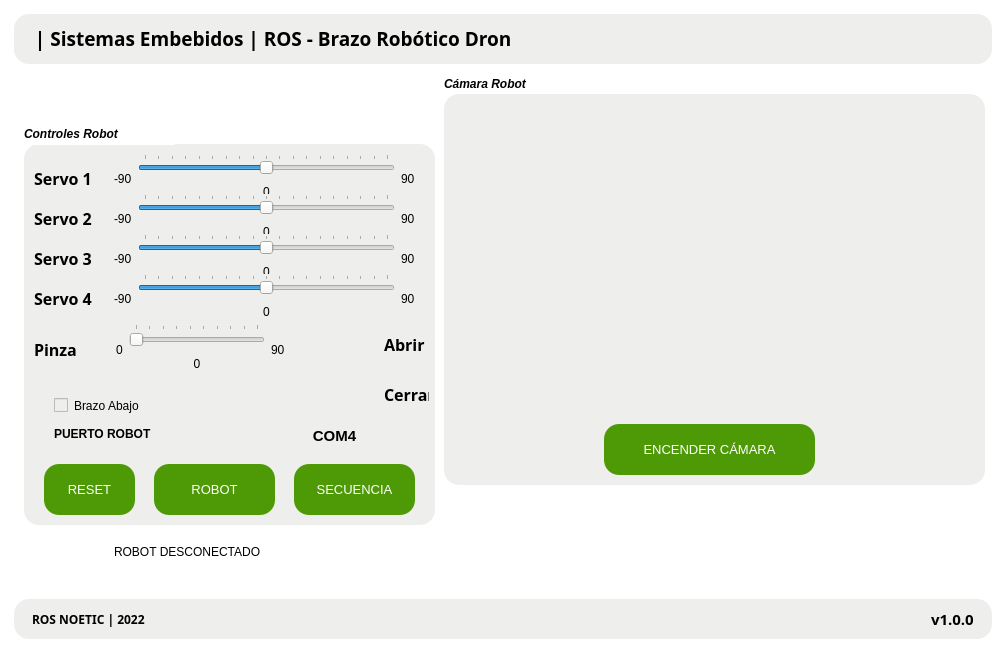
<?xml version="1.0" encoding="UTF-8"?>
<ui version="4.0">
 <class>MainWindow</class>
 <widget class="QMainWindow" name="MainWindow">
  <property name="geometry">
   <rect>
    <x>0</x>
    <y>0</y>
    <width>1006</width>
    <height>653</height>
   </rect>
  </property>
  <property name="windowTitle">
   <string>MainWindow</string>
  </property>
  <property name="windowIcon">
   <iconset>
    <normaloff>../iconos/iconoApp.ico</normaloff>../iconos/iconoApp.ico</iconset>
  </property>
  <property name="styleSheet">
   <string notr="true">*{

border-radius: 16px;


 fond : {
        family : &quot;Segoe UI&quot;,
        
    }





}








</string>
  </property>
  <widget class="QWidget" name="centralwidget">
   <property name="styleSheet">
    <string notr="true">background-color:#fff;</string>
   </property>
   <layout class="QHBoxLayout" name="horizontalLayout">
    <item>
     <widget class="QFrame" name="main">
      <property name="styleSheet">
       <string notr="true"> border-radius: 15px;


</string>
      </property>
      <property name="frameShape">
       <enum>QFrame::StyledPanel</enum>
      </property>
      <property name="frameShadow">
       <enum>QFrame::Raised</enum>
      </property>
      <layout class="QVBoxLayout" name="verticalLayout">
       <property name="spacing">
        <number>0</number>
       </property>
       <property name="leftMargin">
        <number>5</number>
       </property>
       <property name="topMargin">
        <number>5</number>
       </property>
       <property name="rightMargin">
        <number>5</number>
       </property>
       <property name="bottomMargin">
        <number>5</number>
       </property>
       <item alignment="Qt::AlignVCenter">
        <widget class="QFrame" name="header">
         <property name="styleSheet">
          <string notr="true">background-color: rgb(238, 238, 236);
color: rgb(0,0,0);</string>
         </property>
         <property name="frameShape">
          <enum>QFrame::StyledPanel</enum>
         </property>
         <property name="frameShadow">
          <enum>QFrame::Raised</enum>
         </property>
         <layout class="QHBoxLayout" name="horizontalLayout_2">
          <property name="spacing">
           <number>0</number>
          </property>
          <property name="leftMargin">
           <number>0</number>
          </property>
          <item alignment="Qt::AlignLeft|Qt::AlignVCenter">
           <widget class="QFrame" name="frame_3">
            <property name="frameShape">
             <enum>QFrame::StyledPanel</enum>
            </property>
            <property name="frameShadow">
             <enum>QFrame::Raised</enum>
            </property>
            <layout class="QHBoxLayout" name="horizontalLayout_6">
             <property name="spacing">
              <number>0</number>
             </property>
             <property name="topMargin">
              <number>0</number>
             </property>
             <property name="bottomMargin">
              <number>0</number>
             </property>
             <item alignment="Qt::AlignVCenter">
              <widget class="QLabel" name="label_2">
               <property name="enabled">
                <bool>true</bool>
               </property>
               <property name="sizePolicy">
                <sizepolicy hsizetype="Preferred" vsizetype="Minimum">
                 <horstretch>0</horstretch>
                 <verstretch>0</verstretch>
                </sizepolicy>
               </property>
               <property name="lineWidth">
                <number>0</number>
               </property>
               <property name="text">
                <string/>
               </property>
               <property name="pixmap">
                <pixmap>../iconos/ic_brazo.png</pixmap>
               </property>
               <property name="scaledContents">
                <bool>true</bool>
               </property>
              </widget>
             </item>
             <item alignment="Qt::AlignVCenter">
              <widget class="QLabel" name="label">
               <property name="font">
                <font>
                 <family>Ubuntu Condensed</family>
                 <pointsize>14</pointsize>
                 <weight>75</weight>
                 <bold>true</bold>
                </font>
               </property>
               <property name="text">
                <string> | Sistemas Embebidos | ROS - Brazo Robótico Dron</string>
               </property>
              </widget>
             </item>
            </layout>
           </widget>
          </item>
          <item alignment="Qt::AlignRight|Qt::AlignVCenter">
           <widget class="QFrame" name="frame">
            <property name="frameShape">
             <enum>QFrame::StyledPanel</enum>
            </property>
            <property name="frameShadow">
             <enum>QFrame::Raised</enum>
            </property>
            <layout class="QHBoxLayout" name="horizontalLayout_4">
             <item>
              <widget class="QPushButton" name="btnMinimizar">
               <property name="toolTip">
                <string>&lt;html&gt;&lt;head/&gt;&lt;body&gt;&lt;p align=&quot;center&quot;&gt;&lt;br/&gt;&lt;/p&gt;&lt;/body&gt;&lt;/html&gt;</string>
               </property>
               <property name="text">
                <string/>
               </property>
               <property name="icon">
                <iconset>
                 <normaloff>../iconos/icon_minimize.svg</normaloff>../iconos/icon_minimize.svg</iconset>
               </property>
               <property name="iconSize">
                <size>
                 <width>25</width>
                 <height>25</height>
                </size>
               </property>
              </widget>
             </item>
             <item>
              <widget class="QPushButton" name="btnExit">
               <property name="text">
                <string/>
               </property>
               <property name="icon">
                <iconset>
                 <normaloff>../iconos/icon_close.svg</normaloff>../iconos/icon_close.svg</iconset>
               </property>
               <property name="iconSize">
                <size>
                 <width>25</width>
                 <height>25</height>
                </size>
               </property>
              </widget>
             </item>
            </layout>
           </widget>
          </item>
         </layout>
        </widget>
       </item>
       <item>
        <widget class="QFrame" name="ventanas">
         <property name="sizePolicy">
          <sizepolicy hsizetype="Preferred" vsizetype="Expanding">
           <horstretch>0</horstretch>
           <verstretch>0</verstretch>
          </sizepolicy>
         </property>
         <property name="styleSheet">
          <string notr="true">background-color:#fff;
color: rgb(0,0,0);</string>
         </property>
         <property name="frameShape">
          <enum>QFrame::StyledPanel</enum>
         </property>
         <property name="frameShadow">
          <enum>QFrame::Raised</enum>
         </property>
         <widget class="QFrame" name="frameParametros_2">
          <property name="geometry">
           <rect>
            <x>10</x>
            <y>80</y>
            <width>411</width>
            <height>381</height>
           </rect>
          </property>
          <property name="styleSheet">
           <string notr="true">background-color: rgb(238, 238, 236);
color: rgb(0,0,0);

</string>
          </property>
          <property name="frameShape">
           <enum>QFrame::StyledPanel</enum>
          </property>
          <property name="frameShadow">
           <enum>QFrame::Raised</enum>
          </property>
          <property name="lineWidth">
           <number>2</number>
          </property>
          <property name="midLineWidth">
           <number>1</number>
          </property>
          <widget class="QPushButton" name="btnConexion">
           <property name="geometry">
            <rect>
             <x>130</x>
             <y>320</y>
             <width>121</width>
             <height>51</height>
            </rect>
           </property>
           <property name="font">
            <font>
             <pointsize>10</pointsize>
             <weight>50</weight>
             <bold>false</bold>
            </font>
           </property>
           <property name="styleSheet">
            <string notr="true">background-color: rgb(78, 154, 6);
color: rgb(255,255,255);

</string>
           </property>
           <property name="text">
            <string>ROBOT</string>
           </property>
          </widget>
          <widget class="QTextEdit" name="editCOM">
           <property name="geometry">
            <rect>
             <x>220</x>
             <y>279</y>
             <width>181</width>
             <height>31</height>
            </rect>
           </property>
           <property name="font">
            <font>
             <pointsize>11</pointsize>
             <weight>75</weight>
             <bold>true</bold>
            </font>
           </property>
           <property name="html">
            <string>&lt;!DOCTYPE HTML PUBLIC &quot;-//W3C//DTD HTML 4.0//EN&quot; &quot;http://www.w3.org/TR/REC-html40/strict.dtd&quot;&gt;
&lt;html&gt;&lt;head&gt;&lt;meta name=&quot;qrichtext&quot; content=&quot;1&quot; /&gt;&lt;style type=&quot;text/css&quot;&gt;
p, li { white-space: pre-wrap; }
&lt;/style&gt;&lt;/head&gt;&lt;body style=&quot; font-family:'Ubuntu'; font-size:11pt; font-weight:600; font-style:normal;&quot;&gt;
&lt;p align=&quot;center&quot; style=&quot; margin-top:0px; margin-bottom:0px; margin-left:0px; margin-right:0px; -qt-block-indent:0; text-indent:0px;&quot;&gt;&lt;span style=&quot; font-family:'MS Shell Dlg 2'; color:#000000;&quot;&gt;COM4&lt;/span&gt;&lt;/p&gt;&lt;/body&gt;&lt;/html&gt;</string>
           </property>
          </widget>
          <widget class="QLabel" name="label_6">
           <property name="geometry">
            <rect>
             <x>30</x>
             <y>280</y>
             <width>181</width>
             <height>20</height>
            </rect>
           </property>
           <property name="text">
            <string>&lt;html&gt;&lt;head/&gt;&lt;body&gt;&lt;p&gt;&lt;span style=&quot; font-weight:600; color:#000000;&quot;&gt;PUERTO ROBOT&lt;/span&gt;&lt;/p&gt;&lt;/body&gt;&lt;/html&gt;</string>
           </property>
          </widget>
          <widget class="QWidget" name="horizontalLayoutWidget_2">
           <property name="geometry">
            <rect>
             <x>10</x>
             <y>10</y>
             <width>381</width>
             <height>49</height>
            </rect>
           </property>
           <layout class="QHBoxLayout" name="horizontalLayout_7">
            <item>
             <widget class="QLabel" name="label_10">
              <property name="font">
               <font>
                <family>Ubuntu Condensed</family>
                <pointsize>12</pointsize>
                <weight>75</weight>
                <bold>true</bold>
               </font>
              </property>
              <property name="styleSheet">
               <string notr="true">color: rgb(0,0,0);</string>
              </property>
              <property name="text">
               <string>Servo 1</string>
              </property>
             </widget>
            </item>
            <item>
             <widget class="QLabel" name="label_15">
              <property name="font">
               <font>
                <family>Ubuntu Condensed</family>
                <pointsize>12</pointsize>
                <weight>75</weight>
                <bold>true</bold>
               </font>
              </property>
              <property name="styleSheet">
               <string notr="true">color: rgb(0,0,0);</string>
              </property>
              <property name="text">
               <string/>
              </property>
             </widget>
            </item>
            <item>
             <layout class="QHBoxLayout" name="horizontalLayout_5">
              <item>
               <widget class="QLabel" name="label_8">
                <property name="styleSheet">
                 <string notr="true">color: rgb(0,0,0);</string>
                </property>
                <property name="text">
                 <string>-90</string>
                </property>
               </widget>
              </item>
              <item>
               <layout class="QVBoxLayout" name="verticalLayout_2">
                <item>
                 <widget class="QSlider" name="eslabon1">
                  <property name="styleSheet">
                   <string notr="true">color: rgb(255,255,255);</string>
                  </property>
                  <property name="minimum">
                   <number>-90</number>
                  </property>
                  <property name="maximum">
                   <number>90</number>
                  </property>
                  <property name="orientation">
                   <enum>Qt::Horizontal</enum>
                  </property>
                  <property name="tickPosition">
                   <enum>QSlider::TicksAbove</enum>
                  </property>
                  <property name="tickInterval">
                   <number>10</number>
                  </property>
                 </widget>
                </item>
                <item>
                 <widget class="QLabel" name="txtLink1">
                  <property name="styleSheet">
                   <string notr="true">color: rgb(0,0,0);</string>
                  </property>
                  <property name="text">
                   <string>0</string>
                  </property>
                  <property name="alignment">
                   <set>Qt::AlignCenter</set>
                  </property>
                 </widget>
                </item>
               </layout>
              </item>
              <item>
               <widget class="QLabel" name="label_5">
                <property name="styleSheet">
                 <string notr="true">color: rgb(0,0,0);</string>
                </property>
                <property name="text">
                 <string>90</string>
                </property>
               </widget>
              </item>
             </layout>
            </item>
           </layout>
          </widget>
          <widget class="QLabel" name="label_16">
           <property name="geometry">
            <rect>
             <x>110</x>
             <y>160</y>
             <width>19</width>
             <height>52</height>
            </rect>
           </property>
           <property name="font">
            <font>
             <family>Ubuntu Condensed</family>
             <pointsize>12</pointsize>
             <weight>75</weight>
             <bold>true</bold>
            </font>
           </property>
           <property name="styleSheet">
            <string notr="true">color: rgb(0,0,0);</string>
           </property>
           <property name="text">
            <string/>
           </property>
          </widget>
          <widget class="QWidget" name="horizontalLayoutWidget_3">
           <property name="geometry">
            <rect>
             <x>10</x>
             <y>50</y>
             <width>381</width>
             <height>49</height>
            </rect>
           </property>
           <layout class="QHBoxLayout" name="horizontalLayout_12">
            <item>
             <widget class="QLabel" name="label_22">
              <property name="font">
               <font>
                <family>Ubuntu Condensed</family>
                <pointsize>12</pointsize>
                <weight>75</weight>
                <bold>true</bold>
               </font>
              </property>
              <property name="styleSheet">
               <string notr="true">color: rgb(0,0,0);</string>
              </property>
              <property name="text">
               <string>Servo 2</string>
              </property>
             </widget>
            </item>
            <item>
             <widget class="QLabel" name="label_23">
              <property name="font">
               <font>
                <family>Ubuntu Condensed</family>
                <pointsize>12</pointsize>
                <weight>75</weight>
                <bold>true</bold>
               </font>
              </property>
              <property name="styleSheet">
               <string notr="true">color: rgb(0,0,0);</string>
              </property>
              <property name="text">
               <string/>
              </property>
             </widget>
            </item>
            <item>
             <layout class="QHBoxLayout" name="horizontalLayout_13">
              <item>
               <widget class="QLabel" name="label_24">
                <property name="styleSheet">
                 <string notr="true">color: rgb(0,0,0);</string>
                </property>
                <property name="text">
                 <string>-90</string>
                </property>
               </widget>
              </item>
              <item>
               <layout class="QVBoxLayout" name="verticalLayout_5">
                <item>
                 <widget class="QSlider" name="eslabon2">
                  <property name="styleSheet">
                   <string notr="true">color: rgb(255,255,255);</string>
                  </property>
                  <property name="minimum">
                   <number>-90</number>
                  </property>
                  <property name="maximum">
                   <number>90</number>
                  </property>
                  <property name="orientation">
                   <enum>Qt::Horizontal</enum>
                  </property>
                  <property name="tickPosition">
                   <enum>QSlider::TicksAbove</enum>
                  </property>
                  <property name="tickInterval">
                   <number>10</number>
                  </property>
                 </widget>
                </item>
                <item>
                 <widget class="QLabel" name="txtLink2">
                  <property name="styleSheet">
                   <string notr="true">color: rgb(0,0,0);</string>
                  </property>
                  <property name="text">
                   <string>0</string>
                  </property>
                  <property name="alignment">
                   <set>Qt::AlignCenter</set>
                  </property>
                 </widget>
                </item>
               </layout>
              </item>
              <item>
               <widget class="QLabel" name="label_25">
                <property name="styleSheet">
                 <string notr="true">color: rgb(0,0,0);</string>
                </property>
                <property name="text">
                 <string>90</string>
                </property>
               </widget>
              </item>
             </layout>
            </item>
           </layout>
          </widget>
          <widget class="QWidget" name="horizontalLayoutWidget_4">
           <property name="geometry">
            <rect>
             <x>10</x>
             <y>90</y>
             <width>381</width>
             <height>49</height>
            </rect>
           </property>
           <layout class="QHBoxLayout" name="horizontalLayout_14">
            <item>
             <widget class="QLabel" name="label_26">
              <property name="font">
               <font>
                <family>Ubuntu Condensed</family>
                <pointsize>12</pointsize>
                <weight>75</weight>
                <bold>true</bold>
               </font>
              </property>
              <property name="styleSheet">
               <string notr="true">color: rgb(0,0,0);</string>
              </property>
              <property name="text">
               <string>Servo 3</string>
              </property>
             </widget>
            </item>
            <item>
             <widget class="QLabel" name="label_27">
              <property name="font">
               <font>
                <family>Ubuntu Condensed</family>
                <pointsize>12</pointsize>
                <weight>75</weight>
                <bold>true</bold>
               </font>
              </property>
              <property name="styleSheet">
               <string notr="true">color: rgb(0,0,0);</string>
              </property>
              <property name="text">
               <string/>
              </property>
             </widget>
            </item>
            <item>
             <layout class="QHBoxLayout" name="horizontalLayout_15">
              <item>
               <widget class="QLabel" name="label_28">
                <property name="styleSheet">
                 <string notr="true">color: rgb(0,0,0);</string>
                </property>
                <property name="text">
                 <string>-90</string>
                </property>
               </widget>
              </item>
              <item>
               <layout class="QVBoxLayout" name="verticalLayout_8">
                <item>
                 <widget class="QSlider" name="eslabon3">
                  <property name="styleSheet">
                   <string notr="true">color: rgb(255,255,255);</string>
                  </property>
                  <property name="minimum">
                   <number>-90</number>
                  </property>
                  <property name="maximum">
                   <number>90</number>
                  </property>
                  <property name="orientation">
                   <enum>Qt::Horizontal</enum>
                  </property>
                  <property name="tickPosition">
                   <enum>QSlider::TicksAbove</enum>
                  </property>
                  <property name="tickInterval">
                   <number>10</number>
                  </property>
                 </widget>
                </item>
                <item>
                 <widget class="QLabel" name="txtLink3">
                  <property name="styleSheet">
                   <string notr="true">color: rgb(0,0,0);</string>
                  </property>
                  <property name="text">
                   <string>0</string>
                  </property>
                  <property name="alignment">
                   <set>Qt::AlignCenter</set>
                  </property>
                 </widget>
                </item>
               </layout>
              </item>
              <item>
               <widget class="QLabel" name="label_29">
                <property name="styleSheet">
                 <string notr="true">color: rgb(0,0,0);</string>
                </property>
                <property name="text">
                 <string>90</string>
                </property>
               </widget>
              </item>
             </layout>
            </item>
           </layout>
          </widget>
          <widget class="QWidget" name="horizontalLayoutWidget_5">
           <property name="geometry">
            <rect>
             <x>10</x>
             <y>130</y>
             <width>381</width>
             <height>49</height>
            </rect>
           </property>
           <layout class="QHBoxLayout" name="horizontalLayout_16">
            <item>
             <widget class="QLabel" name="label_30">
              <property name="font">
               <font>
                <family>Ubuntu Condensed</family>
                <pointsize>12</pointsize>
                <weight>75</weight>
                <bold>true</bold>
               </font>
              </property>
              <property name="styleSheet">
               <string notr="true">color: rgb(0,0,0);</string>
              </property>
              <property name="text">
               <string>Servo 4</string>
              </property>
             </widget>
            </item>
            <item>
             <widget class="QLabel" name="label_31">
              <property name="font">
               <font>
                <family>Ubuntu Condensed</family>
                <pointsize>12</pointsize>
                <weight>75</weight>
                <bold>true</bold>
               </font>
              </property>
              <property name="styleSheet">
               <string notr="true">color: rgb(0,0,0);</string>
              </property>
              <property name="text">
               <string/>
              </property>
             </widget>
            </item>
            <item>
             <layout class="QHBoxLayout" name="horizontalLayout_17">
              <item>
               <widget class="QLabel" name="label_32">
                <property name="styleSheet">
                 <string notr="true">color: rgb(0,0,0);</string>
                </property>
                <property name="text">
                 <string>-90</string>
                </property>
               </widget>
              </item>
              <item>
               <layout class="QVBoxLayout" name="verticalLayout_9">
                <item>
                 <widget class="QSlider" name="eslabon4">
                  <property name="styleSheet">
                   <string notr="true">color: rgb(255,255,255);</string>
                  </property>
                  <property name="minimum">
                   <number>-90</number>
                  </property>
                  <property name="maximum">
                   <number>90</number>
                  </property>
                  <property name="orientation">
                   <enum>Qt::Horizontal</enum>
                  </property>
                  <property name="tickPosition">
                   <enum>QSlider::TicksAbove</enum>
                  </property>
                  <property name="tickInterval">
                   <number>10</number>
                  </property>
                 </widget>
                </item>
                <item>
                 <widget class="QLabel" name="txtLink4">
                  <property name="styleSheet">
                   <string notr="true">color: rgb(0,0,0);</string>
                  </property>
                  <property name="text">
                   <string>0</string>
                  </property>
                  <property name="alignment">
                   <set>Qt::AlignCenter</set>
                  </property>
                 </widget>
                </item>
               </layout>
              </item>
              <item>
               <widget class="QLabel" name="label_33">
                <property name="styleSheet">
                 <string notr="true">color: rgb(0,0,0);</string>
                </property>
                <property name="text">
                 <string>90</string>
                </property>
               </widget>
              </item>
             </layout>
            </item>
           </layout>
          </widget>
          <widget class="QWidget" name="horizontalLayoutWidget_6">
           <property name="geometry">
            <rect>
             <x>10</x>
             <y>180</y>
             <width>251</width>
             <height>51</height>
            </rect>
           </property>
           <layout class="QHBoxLayout" name="horizontalLayout_18">
            <item>
             <widget class="QLabel" name="label_34">
              <property name="font">
               <font>
                <family>Ubuntu Condensed</family>
                <pointsize>12</pointsize>
                <weight>75</weight>
                <bold>true</bold>
               </font>
              </property>
              <property name="styleSheet">
               <string notr="true">color: rgb(0,0,0);</string>
              </property>
              <property name="text">
               <string>Pinza    </string>
              </property>
             </widget>
            </item>
            <item>
             <widget class="QLabel" name="label_35">
              <property name="font">
               <font>
                <family>Ubuntu Condensed</family>
                <pointsize>12</pointsize>
                <weight>75</weight>
                <bold>true</bold>
               </font>
              </property>
              <property name="styleSheet">
               <string notr="true">color: rgb(0,0,0);</string>
              </property>
              <property name="text">
               <string/>
              </property>
             </widget>
            </item>
            <item>
             <layout class="QHBoxLayout" name="horizontalLayout_19">
              <item>
               <widget class="QLabel" name="label_36">
                <property name="styleSheet">
                 <string notr="true">color: rgb(0,0,0);</string>
                </property>
                <property name="text">
                 <string>0</string>
                </property>
               </widget>
              </item>
              <item>
               <layout class="QVBoxLayout" name="verticalLayout_10">
                <item>
                 <widget class="QSlider" name="pinza">
                  <property name="maximumSize">
                   <size>
                    <width>16777215</width>
                    <height>16777212</height>
                   </size>
                  </property>
                  <property name="styleSheet">
                   <string notr="true">color: rgb(255,255,255);</string>
                  </property>
                  <property name="minimum">
                   <number>0</number>
                  </property>
                  <property name="maximum">
                   <number>90</number>
                  </property>
                  <property name="orientation">
                   <enum>Qt::Horizontal</enum>
                  </property>
                  <property name="tickPosition">
                   <enum>QSlider::TicksAbove</enum>
                  </property>
                  <property name="tickInterval">
                   <number>10</number>
                  </property>
                 </widget>
                </item>
                <item>
                 <widget class="QLabel" name="txtPinza">
                  <property name="styleSheet">
                   <string notr="true">color: rgb(0,0,0);</string>
                  </property>
                  <property name="text">
                   <string>0</string>
                  </property>
                  <property name="alignment">
                   <set>Qt::AlignCenter</set>
                  </property>
                 </widget>
                </item>
               </layout>
              </item>
              <item>
               <widget class="QLabel" name="label_37">
                <property name="styleSheet">
                 <string notr="true">color: rgb(0,0,0);</string>
                </property>
                <property name="text">
                 <string>90</string>
                </property>
               </widget>
              </item>
             </layout>
            </item>
           </layout>
          </widget>
          <widget class="QLabel" name="label_41">
           <property name="geometry">
            <rect>
             <x>360</x>
             <y>190</y>
             <width>45</width>
             <height>21</height>
            </rect>
           </property>
           <property name="font">
            <font>
             <family>Ubuntu Condensed</family>
             <pointsize>12</pointsize>
             <weight>75</weight>
             <bold>true</bold>
            </font>
           </property>
           <property name="styleSheet">
            <string notr="true">color: rgb(0,0,0);</string>
           </property>
           <property name="text">
            <string>Abrir   </string>
           </property>
          </widget>
          <widget class="QLabel" name="label_42">
           <property name="geometry">
            <rect>
             <x>360</x>
             <y>240</y>
             <width>45</width>
             <height>21</height>
            </rect>
           </property>
           <property name="font">
            <font>
             <family>Ubuntu Condensed</family>
             <pointsize>12</pointsize>
             <weight>75</weight>
             <bold>true</bold>
            </font>
           </property>
           <property name="styleSheet">
            <string notr="true">color: rgb(0,0,0);</string>
           </property>
           <property name="text">
            <string>Cerrar</string>
           </property>
          </widget>
          <widget class="QPushButton" name="btnAbrir">
           <property name="geometry">
            <rect>
             <x>290</x>
             <y>180</y>
             <width>61</width>
             <height>41</height>
            </rect>
           </property>
           <property name="text">
            <string/>
           </property>
           <property name="icon">
            <iconset>
             <normaloff>../iconos/abierto.jpg</normaloff>../iconos/abierto.jpg</iconset>
           </property>
           <property name="iconSize">
            <size>
             <width>72</width>
             <height>72</height>
            </size>
           </property>
          </widget>
          <widget class="QPushButton" name="btnCerrar">
           <property name="geometry">
            <rect>
             <x>290</x>
             <y>230</y>
             <width>61</width>
             <height>41</height>
            </rect>
           </property>
           <property name="text">
            <string/>
           </property>
           <property name="icon">
            <iconset>
             <normaloff>../iconos/cerrado.jpg</normaloff>../iconos/cerrado.jpg</iconset>
           </property>
           <property name="iconSize">
            <size>
             <width>72</width>
             <height>72</height>
            </size>
           </property>
           <property name="autoDefault">
            <bool>true</bool>
           </property>
           <property name="default">
            <bool>true</bool>
           </property>
           <property name="flat">
            <bool>true</bool>
           </property>
          </widget>
          <widget class="QPushButton" name="btnEnviar">
           <property name="geometry">
            <rect>
             <x>20</x>
             <y>320</y>
             <width>91</width>
             <height>51</height>
            </rect>
           </property>
           <property name="font">
            <font>
             <pointsize>10</pointsize>
             <weight>50</weight>
             <bold>false</bold>
            </font>
           </property>
           <property name="styleSheet">
            <string notr="true">background-color: rgb(78, 154, 6);
color: rgb(255,255,255);

</string>
           </property>
           <property name="text">
            <string>RESET</string>
           </property>
          </widget>
          <widget class="QPushButton" name="btnSecuencia">
           <property name="geometry">
            <rect>
             <x>270</x>
             <y>320</y>
             <width>121</width>
             <height>51</height>
            </rect>
           </property>
           <property name="font">
            <font>
             <pointsize>10</pointsize>
             <weight>50</weight>
             <bold>false</bold>
            </font>
           </property>
           <property name="styleSheet">
            <string notr="true">background-color: rgb(78, 154, 6);
color: rgb(255,255,255);

</string>
           </property>
           <property name="text">
            <string>SECUENCIA</string>
           </property>
          </widget>
          <widget class="QCheckBox" name="checkBrazo">
           <property name="geometry">
            <rect>
             <x>30</x>
             <y>250</y>
             <width>151</width>
             <height>23</height>
            </rect>
           </property>
           <property name="text">
            <string>Brazo Abajo</string>
           </property>
          </widget>
         </widget>
         <widget class="QLabel" name="label_7">
          <property name="geometry">
           <rect>
            <x>10</x>
            <y>60</y>
            <width>151</width>
            <height>21</height>
           </rect>
          </property>
          <property name="text">
           <string>&lt;html&gt;&lt;head/&gt;&lt;body&gt;&lt;p&gt;&lt;span style=&quot; font-weight:600; font-style:italic; color:#000000;&quot;&gt;Controles Robot&lt;/span&gt;&lt;/p&gt;&lt;/body&gt;&lt;/html&gt;</string>
          </property>
         </widget>
         <widget class="QLabel" name="label_9">
          <property name="geometry">
           <rect>
            <x>430</x>
            <y>10</y>
            <width>181</width>
            <height>21</height>
           </rect>
          </property>
          <property name="text">
           <string>&lt;html&gt;&lt;head/&gt;&lt;body&gt;&lt;p&gt;&lt;span style=&quot; font-weight:600; font-style:italic; color:#000000;&quot;&gt;Cámara Robot&lt;/span&gt;&lt;/p&gt;&lt;/body&gt;&lt;/html&gt;</string>
          </property>
         </widget>
         <widget class="QFrame" name="frameParametros_3">
          <property name="geometry">
           <rect>
            <x>430</x>
            <y>30</y>
            <width>541</width>
            <height>391</height>
           </rect>
          </property>
          <property name="styleSheet">
           <string notr="true">background-color: rgb(238, 238, 236);
color: rgb(0,0,0);
</string>
          </property>
          <property name="frameShape">
           <enum>QFrame::StyledPanel</enum>
          </property>
          <property name="frameShadow">
           <enum>QFrame::Raised</enum>
          </property>
          <property name="lineWidth">
           <number>2</number>
          </property>
          <property name="midLineWidth">
           <number>1</number>
          </property>
          <widget class="QLabel" name="lblVideo">
           <property name="geometry">
            <rect>
             <x>10</x>
             <y>10</y>
             <width>521</width>
             <height>301</height>
            </rect>
           </property>
           <property name="text">
            <string/>
           </property>
          </widget>
          <widget class="QPushButton" name="btnCamara">
           <property name="geometry">
            <rect>
             <x>160</x>
             <y>330</y>
             <width>211</width>
             <height>51</height>
            </rect>
           </property>
           <property name="font">
            <font>
             <pointsize>10</pointsize>
             <weight>50</weight>
             <bold>false</bold>
            </font>
           </property>
           <property name="styleSheet">
            <string notr="true">background-color: rgb(78, 154, 6);
color: rgb(255,255,255);

</string>
           </property>
           <property name="text">
            <string>ENCENDER CÁMARA</string>
           </property>
          </widget>
         </widget>
         <widget class="QLabel" name="lbl_estado">
          <property name="geometry">
           <rect>
            <x>100</x>
            <y>480</y>
            <width>321</width>
            <height>16</height>
           </rect>
          </property>
          <property name="text">
           <string>ROBOT DESCONECTADO</string>
          </property>
         </widget>
         <widget class="QLabel" name="label_12">
          <property name="geometry">
           <rect>
            <x>130</x>
            <y>10</y>
            <width>171</width>
            <height>51</height>
           </rect>
          </property>
          <property name="text">
           <string/>
          </property>
          <property name="pixmap">
           <pixmap>../iconos/img_unach.jpg</pixmap>
          </property>
          <property name="scaledContents">
           <bool>true</bool>
          </property>
         </widget>
         <widget class="QLabel" name="label_38">
          <property name="geometry">
           <rect>
            <x>590</x>
            <y>430</y>
            <width>211</width>
            <height>91</height>
           </rect>
          </property>
          <property name="text">
           <string/>
          </property>
          <property name="pixmap">
           <pixmap>../iconos/imgROS.png</pixmap>
          </property>
          <property name="scaledContents">
           <bool>true</bool>
          </property>
         </widget>
        </widget>
       </item>
       <item alignment="Qt::AlignBottom">
        <widget class="QFrame" name="footer">
         <property name="styleSheet">
          <string notr="true">background-color: rgb(238, 238, 236);
color: rgb(0,0,0);</string>
         </property>
         <property name="frameShape">
          <enum>QFrame::StyledPanel</enum>
         </property>
         <property name="frameShadow">
          <enum>QFrame::Raised</enum>
         </property>
         <property name="midLineWidth">
          <number>3</number>
         </property>
         <layout class="QHBoxLayout" name="horizontalLayout_3">
          <property name="spacing">
           <number>0</number>
          </property>
          <property name="topMargin">
           <number>0</number>
          </property>
          <item alignment="Qt::AlignLeft|Qt::AlignVCenter">
           <widget class="QFrame" name="frame_4">
            <property name="frameShape">
             <enum>QFrame::StyledPanel</enum>
            </property>
            <property name="frameShadow">
             <enum>QFrame::Raised</enum>
            </property>
            <layout class="QVBoxLayout" name="verticalLayout_4">
             <property name="topMargin">
              <number>11</number>
             </property>
             <property name="bottomMargin">
              <number>0</number>
             </property>
             <item alignment="Qt::AlignVCenter">
              <widget class="QLabel" name="label_3">
               <property name="font">
                <font>
                 <family>Ubuntu Condensed</family>
                 <weight>75</weight>
                 <bold>true</bold>
                </font>
               </property>
               <property name="text">
                <string>ROS NOETIC | 2022</string>
               </property>
              </widget>
             </item>
            </layout>
           </widget>
          </item>
          <item alignment="Qt::AlignRight">
           <widget class="QFrame" name="frame_5">
            <property name="frameShape">
             <enum>QFrame::StyledPanel</enum>
            </property>
            <property name="frameShadow">
             <enum>QFrame::Raised</enum>
            </property>
            <layout class="QVBoxLayout" name="verticalLayout_3">
             <property name="bottomMargin">
              <number>0</number>
             </property>
             <item alignment="Qt::AlignLeft">
              <widget class="QLabel" name="label_4">
               <property name="font">
                <font>
                 <family>Ubuntu Condensed</family>
                 <pointsize>11</pointsize>
                 <weight>75</weight>
                 <bold>true</bold>
                </font>
               </property>
               <property name="text">
                <string>v1.0.0</string>
               </property>
              </widget>
             </item>
            </layout>
           </widget>
          </item>
         </layout>
        </widget>
       </item>
      </layout>
     </widget>
    </item>
   </layout>
  </widget>
 </widget>
 <resources/>
 <connections/>
</ui>
